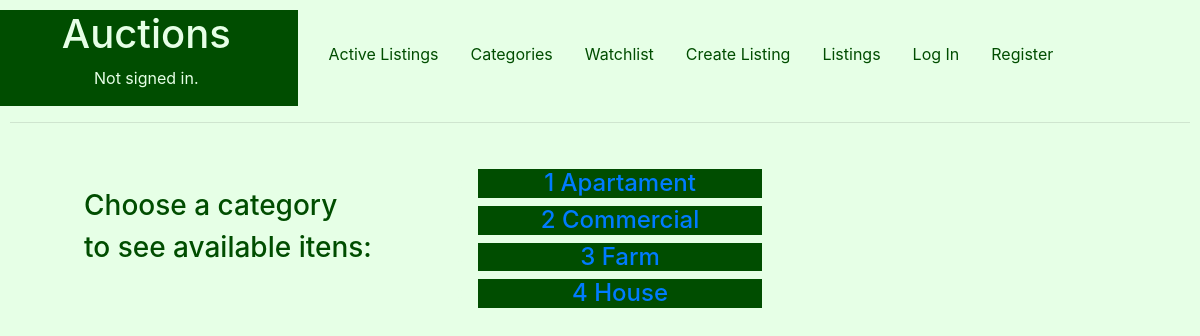
Page /Categories on the committed database.
### auctions/models.py (models this page shows, shortened)
class Categories(models.Model):
    Ccode=models.IntegerField() #key
    Cdescription = models.CharField(max_length=50)

### auctions/views.py (the view)
# urls.py: path("Categories", views.Categories_view, name="Categories"),
def Categories_view(request):
    d = datetime.datetime.now()
    context= {
        "Categories": Categories.objects.all(),
        }
    return render(request, "auctions/Categories.html", context)

### auctions/templates/auctions/Categories.html (shortened to what this page needs)
{% extends "auctions/layout.html" %}
{% block body %}
<div class="form-group">
      {% if Categories|length > 0 %}
	        <div class="container" style="width:90%">
		          <div class="row" width="1000px;">
                  <div class="col-lg-4" style="position:relative; top:50px">
                      <h3>Choose a category</h3>
                      <h3>to see available itens:</h3>
                  </div>
                <div class="col-lg-4" >
                        <ul>
					              {% for Category in Categories %}
                            <h4><li style="background-color:#004d00 ;color:#e6ffe6; text-align: center; position:relative; top:30px">
                                    <a href= "{% url 'auctions:CategoryShow' Category.id  %}" >{{ Category.id }} {{ Category.Cdescription }}
                                </a>  </li>  <h4>
				                {% endfor %}
                        </ul>
                  </div>
                  <div class="col-lg-4">
                  </div>
			        </div
          </div>
        {% else %}
	         	<div class="form-group">
		          	<output><h1>No matches found</h1></output>
	        	</div>
	      {% endif %}
</div>
{% endblock %}

### auctions/static/auctions/styles.css (style rules this page uses)
body { padding: 10px; }

### auctions/templates/auctions/layout.html (style rules this page uses)
body { background-color:#e6ffe6 ; color: #004d00; }

### rows in the picture
Categories: id "1", Cdescription "Apartament"
Categories: id "2", Cdescription "Commercial"
Categories: id "3", Cdescription "Farm"
Categories: id "4", Cdescription "House"
